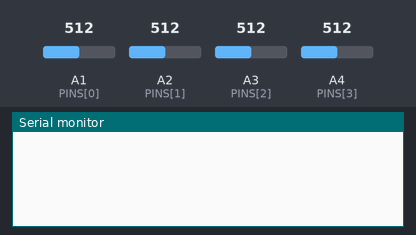
Simulated run of this sketch. Board: Arduino Uno, built with avr-gcc and run on an emulated ATmega328P. On the bench: the last lines printed to the serial monitor. The inputs (shaded band) are chosen by the test bench; at power-on: A1 (PINS[0]) = 512, A2 (PINS[1]) = 512, A3 (PINS[2]) = 512, A4 (PINS[3]) = 512.

Above: at 1.2 s.
1.3 s: A1 (PINS[0]) set to 716
At 2.3 s:
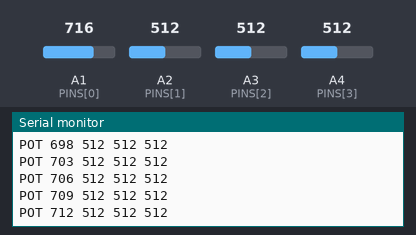
2.8 s: A2 (PINS[1]) set to 716
At 4.0 s:
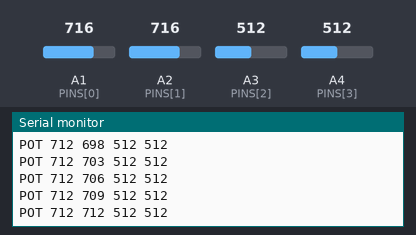
4.3 s: A3 (PINS[2]) set to 716
At 5.5 s:
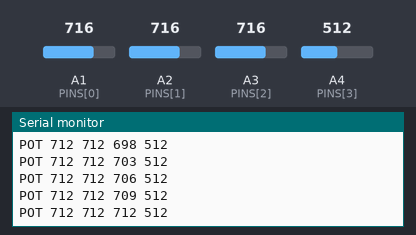
5.8 s: A4 (PINS[3]) set to 716
At 6.5 s:
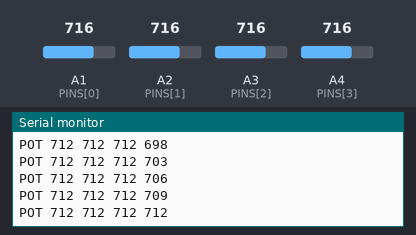
7.3 s: A1 (PINS[0]) set to 992
At 7.9 s:
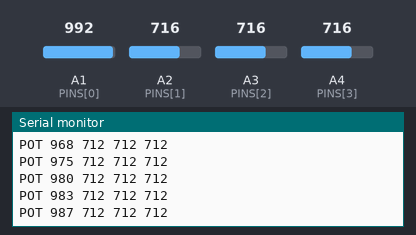
8.8 s: A2 (PINS[1]) set to 992
At 10.5 s:
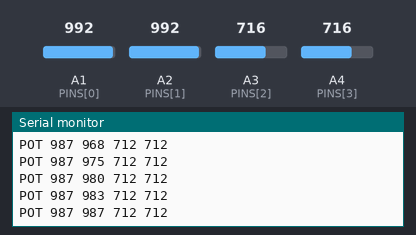
Timing chart, 0 to 11.3 s (numbered marks = the images above; inputs shaded):
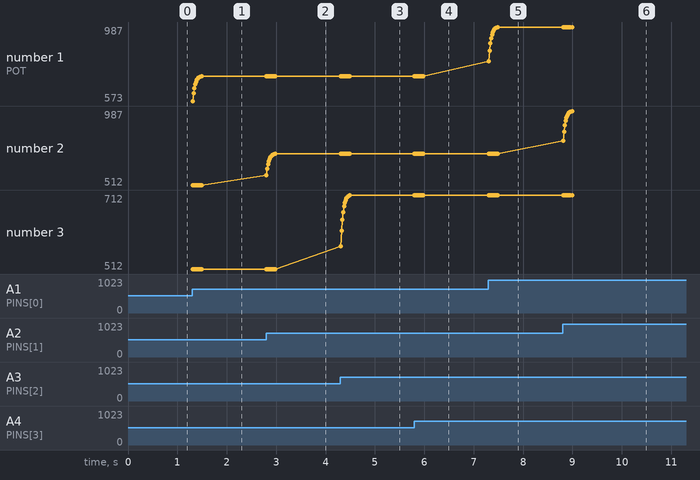

Measured:
- after the input at 1.3 s, the serial monitor: prints a new line at once (image 1)
- after the input at 2.8 s, the serial monitor: prints a new line at once (image 2)
- after the input at 4.3 s, the serial monitor: prints a new line at once (image 3)
- after the input at 5.8 s, the serial monitor: prints a new line at once (image 4)
- after the input at 7.3 s, the serial monitor: prints a new line at once (image 5)
- after the input at 8.8 s, the serial monitor: prints a new line at once (image 6)
- plotted number 1: 712 → 987 after the input at 7.3 s

The sketch:

mini_brazo.ino
```cpp
// minibrazo_usb.ino  (envía POT por USB/Serial)
const int PINS[4]={A1,A2,A3,A4};
int val[4], prevv[4];
const int DEADBAND=3;
const float ALPHA=0.3f;

int ema(int last,int now){ return (int)(ALPHA*now + (1.0f-ALPHA)*last); }

void setup(){
  Serial.begin(115200);               // <-- BAUD para la app (poné "Baud (Mini)" = 115200)
  for(int i=0;i<4;i++){ val[i]=prevv[i]=analogRead(PINS[i]); }
}

void loop(){
  bool changed=false;
  for(int i=0;i<4;i++){
    int raw=analogRead(PINS[i]);
    int f=ema(val[i],raw);
    val[i]=f;
    if(abs(f-prevv[i])>=DEADBAND){ prevv[i]=f; changed=true; }
  }
  if(changed){
    Serial.print("POT "); Serial.print(prevv[0]); Serial.print(' ');
    Serial.print(prevv[1]); Serial.print(' '); Serial.print(prevv[2]); Serial.print(' ');
    Serial.print(prevv[3]); Serial.print('\n');
  }
  delay(15); // ~66 Hz
}
```
